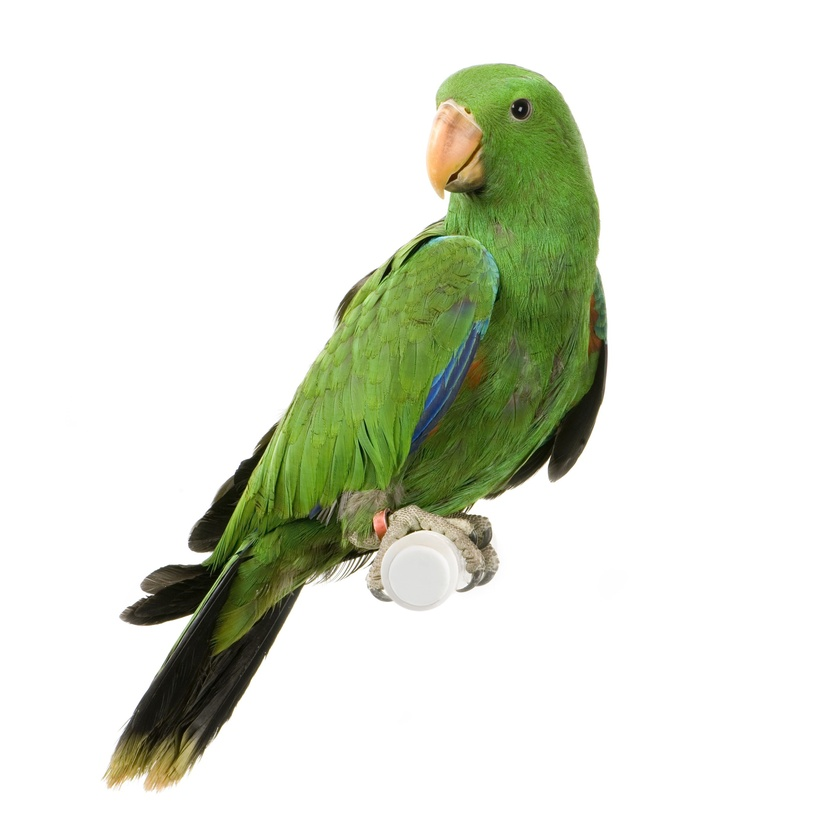
#> input picture 1.jpg, 840 x 840 px, shrunk from 2835 x 2835 before the run
$ python task1.py
#> lines starting #> are read from the running program, lines starting #| are printed output that depends on the picture
#PROJECT ( Image to pencil sketch with python )

#1st step - install cv2 libray ( code = pip install opencv2-python)

#2nd step ( import the library)
import cv2

#3rd step ( produce a variable )
image = cv2.imread("1.jpg")
#> image is the input picture: shape (840, 840, 3); mean B, G, R 214.7, 226.9, 222.8

#4th step ( convert into grey color)
grey_filter = cv2.cvtColor(image, cv2.COLOR_BGR2GRAY)
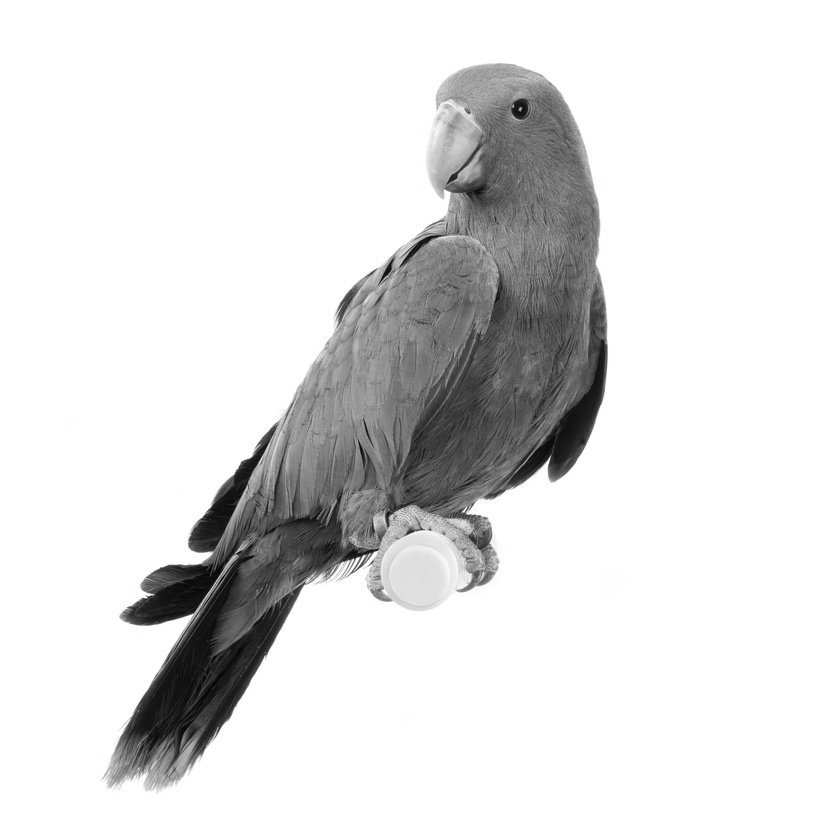
#> grey_filter: shape (840, 840); min 4, max 255, mean 224.3
cv2.imwrite("grey-1.png", grey_filter)

#5th step ( invert the grey color image)
invert = cv2.bitwise_not(grey_filter)
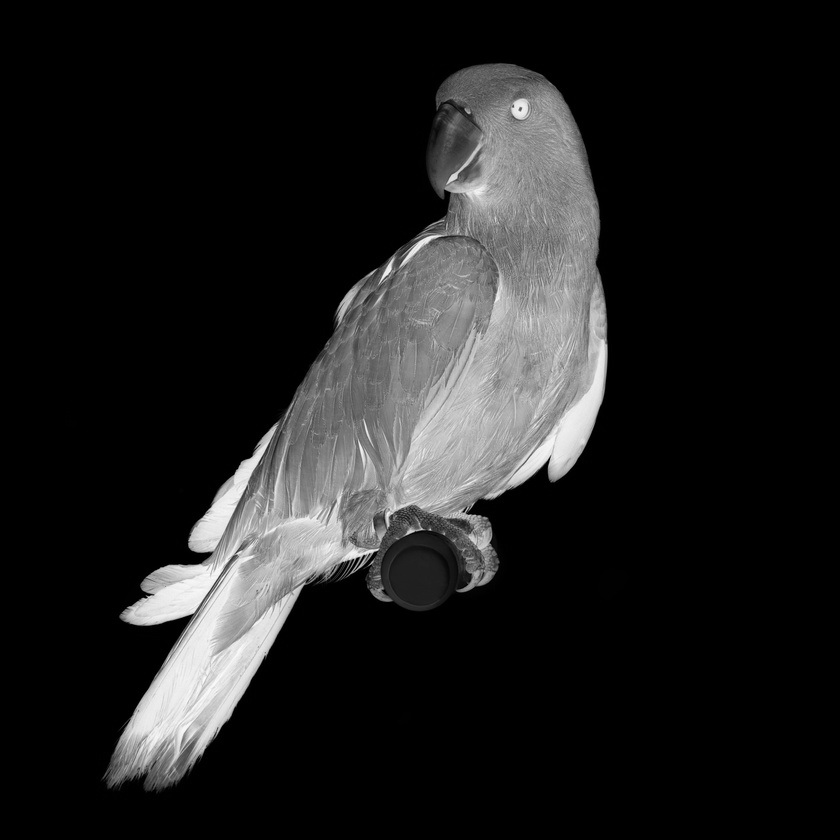
#> invert: shape (840, 840); min 0, max 251, mean 30.7
cv2.imwrite("invert-1.png", invert)

#6th step(blur the image)
blur = cv2.GaussianBlur(invert, (21,21),0)
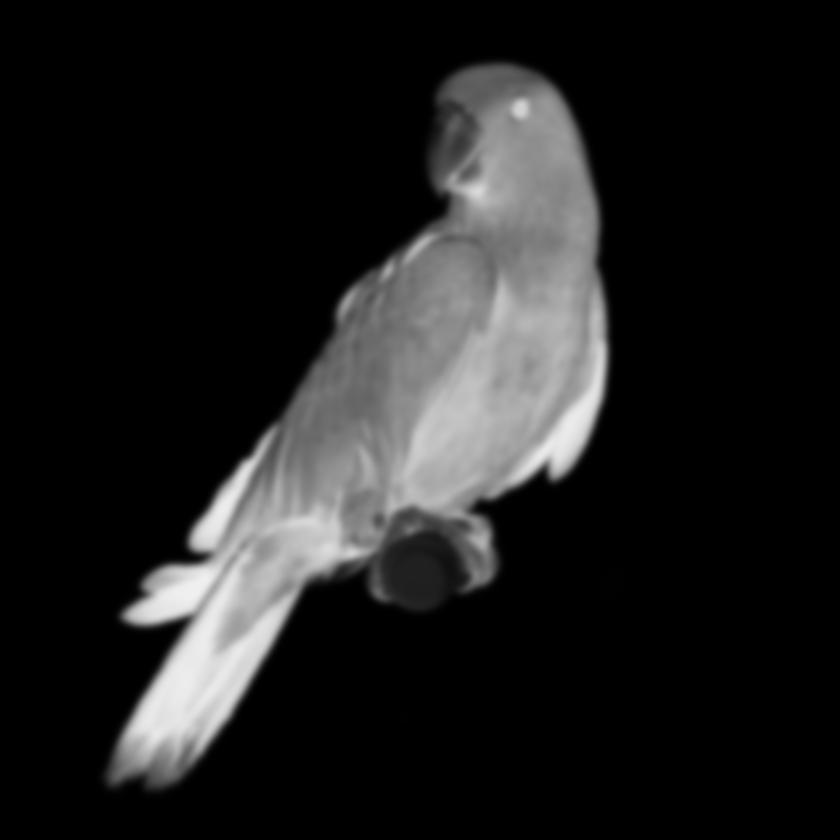
#> blur: shape (840, 840); min 0, max 240, mean 30.7
invertedblur = cv2.bitwise_not(blur)
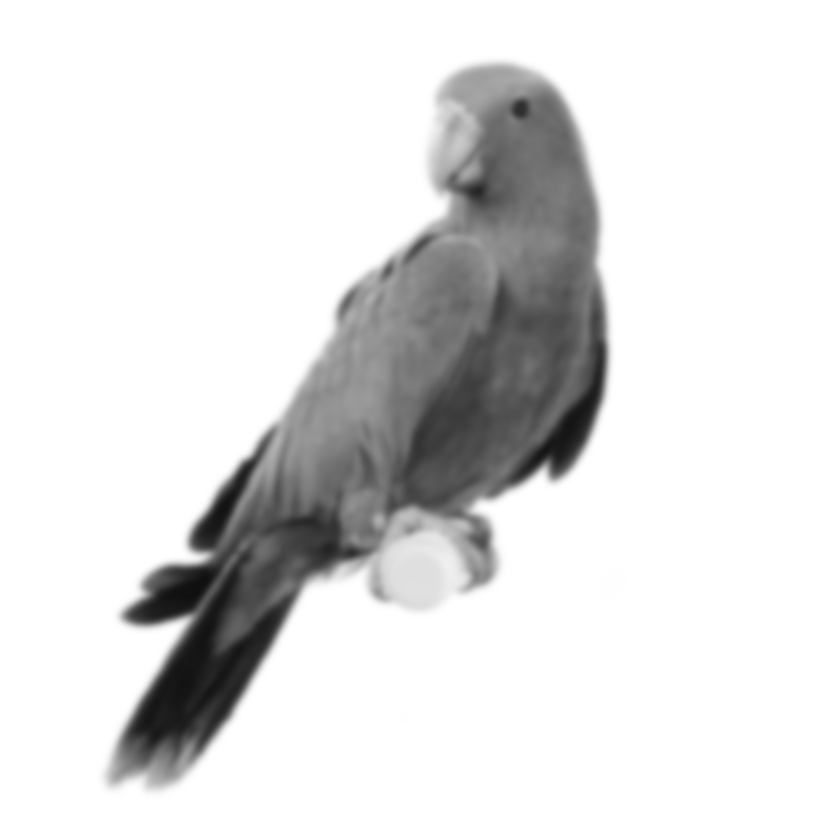
#> invertedblur: shape (840, 840); min 15, max 255, mean 224.3
cv2.imwrite("invertedblur-1.png" , invertedblur)

#Final step (pencil sketch)
pencilsketch = cv2.divide(grey_filter, invertedblur,scale=256.0)
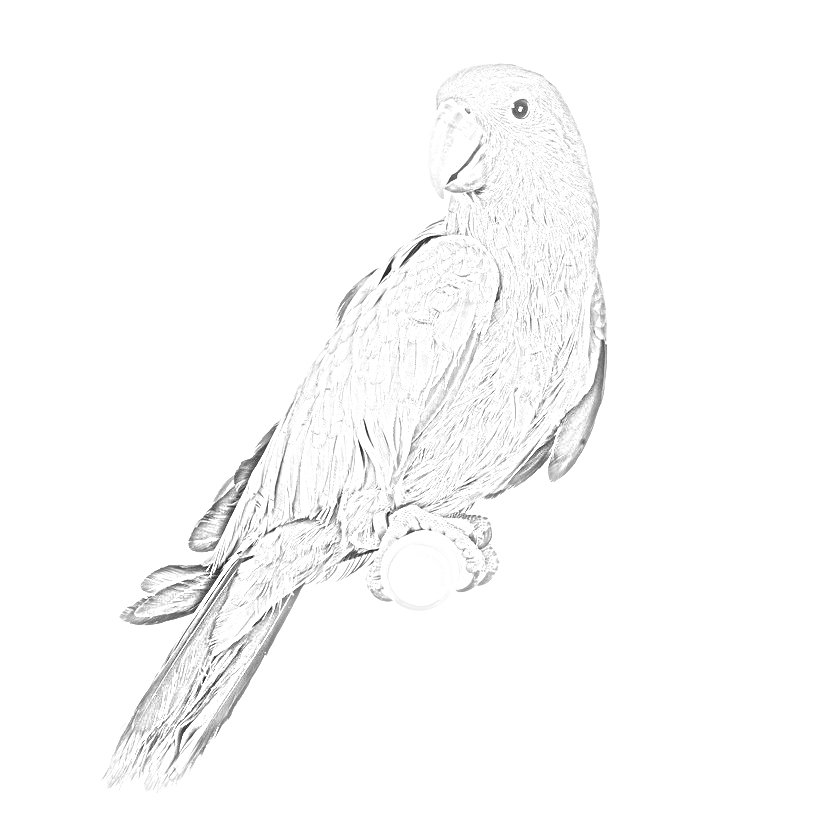
#> pencilsketch: shape (840, 840); min 28, max 255, mean 250.7
cv2.imwrite("pencilsketch-1.png", pencilsketch)

#completed
